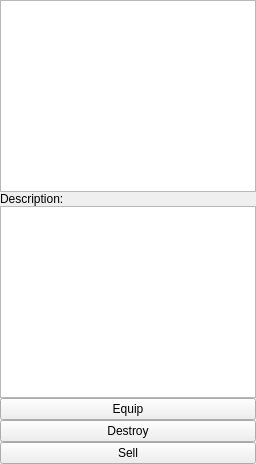
          <widget class="QWidget" name="tab_2">
           <attribute name="title">
            <string>Inventory</string>
           </attribute>
           <layout class="QGridLayout" name="gridLayout_2">
            <property name="leftMargin">
             <number>0</number>
            </property>
            <property name="topMargin">
             <number>0</number>
            </property>
            <property name="rightMargin">
             <number>0</number>
            </property>
            <property name="bottomMargin">
             <number>0</number>
            </property>
            <property name="spacing">
             <number>0</number>
            </property>
            <item row="2" column="0">
             <widget class="QPlainTextEdit" name="itemDescription">
              <property name="minimumSize">
               <size>
                <width>184</width>
                <height>181</height>
               </size>
              </property>
              <property name="readOnly">
               <bool>true</bool>
              </property>
             </widget>
            </item>
            <item row="5" column="0">
             <widget class="QPushButton" name="pushButton_7">
              <property name="text">
               <string>Sell</string>
              </property>
             </widget>
            </item>
            <item row="1" column="0">
             <widget class="QLabel" name="label_5">
              <property name="text">
               <string>Description:</string>
              </property>
             </widget>
            </item>
            <item row="4" column="0">
             <widget class="QPushButton" name="pushButton_6">
              <property name="text">
               <string>Destroy</string>
              </property>
             </widget>
            </item>
            <item row="3" column="0">
             <widget class="QPushButton" name="pushButton_5">
              <property name="text">
               <string>Equip</string>
              </property>
             </widget>
            </item>
            <item row="0" column="0">
             <widget class="QListWidget" name="listInventory">
              <property name="sortingEnabled">
               <bool>true</bool>
              </property>
             </widget>
            </item>
           </layout>
          </widget>
